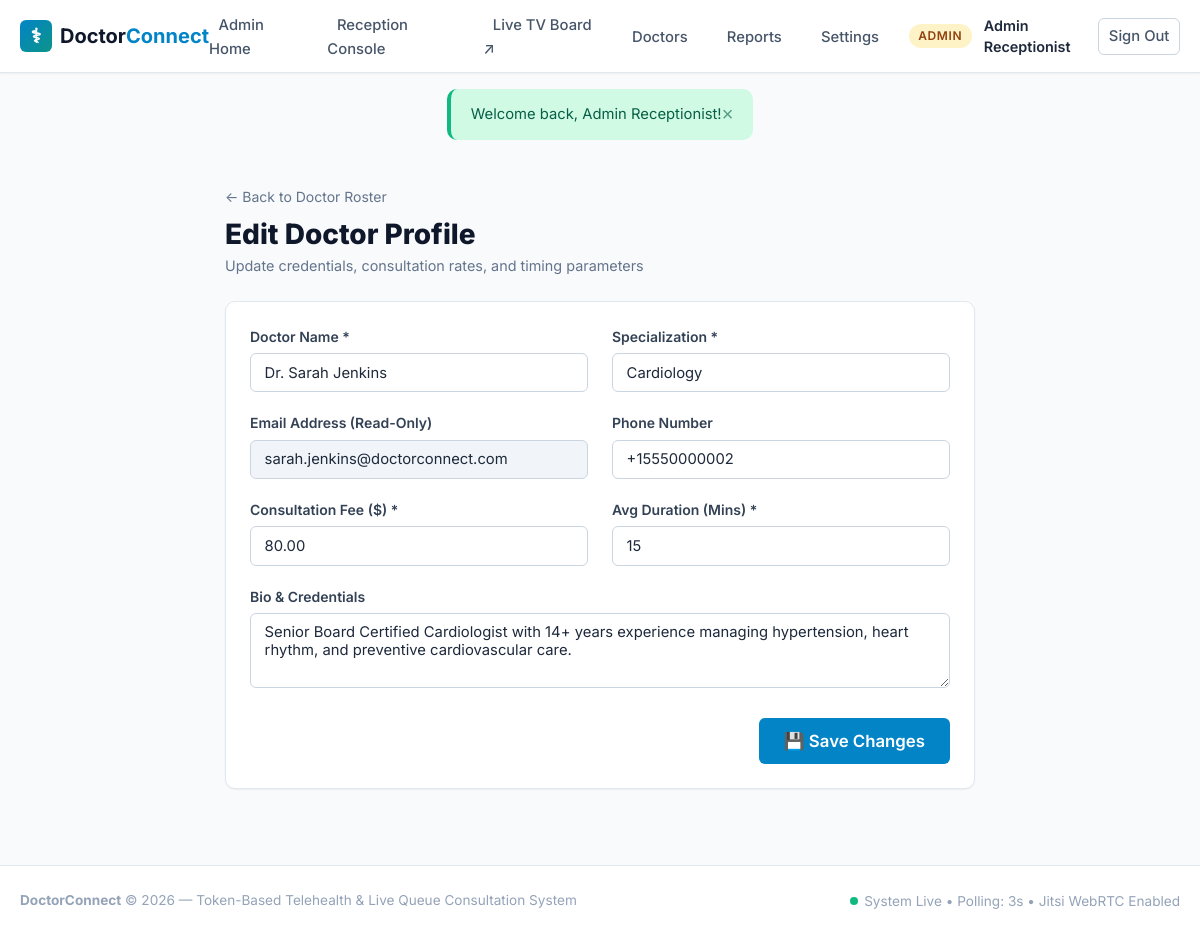
Page /admin/doctor_edit.php?id=1 (signed in) on the committed database.
### tables this page shows
CREATE TABLE doctors (
    id INT AUTO_INCREMENT PRIMARY KEY,
    user_id INT NOT NULL,
    specialization VARCHAR(100) NOT NULL,
    consultation_fee DECIMAL(10,2) NOT NULL DEFAULT 50.00,
    avg_consultation_mins INT NOT NULL DEFAULT 15,
    bio TEXT NULL,
    created_at TIMESTAMP DEFAULT CURRENT_TIMESTAMP,
    CONSTRAINT fk_doctor_user FOREIGN KEY (user_id) REFERENCES users(id) ON DELETE CASCADE
);

CREATE TABLE users (
    id INT AUTO_INCREMENT PRIMARY KEY,
    name VARCHAR(100) NOT NULL,
    email VARCHAR(150) NOT NULL UNIQUE,
    phone VARCHAR(20) NOT NULL UNIQUE,
    password_hash VARCHAR(255) NOT NULL,
    role ENUM('patient', 'doctor', 'admin') NOT NULL DEFAULT 'patient',
    created_at TIMESTAMP DEFAULT CURRENT_TIMESTAMP
);

### config/config.php (called while the page is built, shortened)
<?php
function getBaseUrl(): string {
    $protocol = (!empty($_SERVER['HTTPS']) && $_SERVER['HTTPS'] !== 'off') || (isset($_SERVER['SERVER_PORT']) && $_SERVER['SERVER_PORT'] == 443) ? 'https://' : 'http://';
    $host = $_SERVER['HTTP_HOST'] ?? 'localhost';
    $scriptDir = str_replace('\\', '/', dirname($_SERVER['SCRIPT_NAME'] ?? ''));
    $subdirs = ['/patient', '/doctor', '/admin', '/api'];
    foreach ($subdirs as $subdir) {
        if (str_ends_with($scriptDir, $subdir)) {
            $scriptDir = substr($scriptDir, 0, -strlen($subdir));
            break;
        }
    }
    $base = rtrim($scriptDir, '/');
    return $protocol . $host . $base;
}
function url(string $path = ''): string {
    $base = getBaseUrl();
    $path = ltrim($path, '/');
    return $path ? "$base/$path" : $base . '/';
}
function e(?string $string): string {
    return htmlspecialchars($string ?? '', ENT_QUOTES, 'UTF-8');
}

### admin/doctor_edit.php (the view, shortened to what this page needs)
<?php
require_once __DIR__ . '/../config/config.php';
$doctorId = isset($_GET['id']) ? (int)$_GET['id'] : 0;
$db = Database::getConnection();
$stmt = $db->prepare("
    SELECT d.*, u.name, u.email, u.phone
    FROM doctors d
    JOIN users u ON u.id = d.user_id
    WHERE d.id = ?
");
$stmt->execute([$doctorId]);
$doctor = $stmt->fetch();
require_once __DIR__ . '/../includes/header.php';
?>
<div style="max-width:750px; margin:0 auto 3rem;">
    <div style="margin-bottom:1.5rem;">
        <a href="<?= url('admin/doctors.php') ?>" style="font-size:0.875rem; color:#64748b;">&larr; Back to Doctor Roster</a>
        <h1 style="font-size:1.75rem; font-weight:800; color:#0f172a; margin-top:0.35rem;">
            Edit Doctor Profile
        </h1>
        <p style="color:#64748b; font-size:0.9rem; margin:0;">
            Update credentials, consultation rates, and timing parameters
        </p>
    </div>
    <div class="card">
        <form method="POST" action="">
            <div class="grid-2">
                <div class="form-group">
                    <label class="form-label" for="name">Doctor Name *</label>
                    <input type="text" id="name" name="name" class="form-control" required value="<?= e($doctor['name']) ?>">
                </div>
                <div class="form-group">
                    <label class="form-label" for="specialization">Specialization *</label>
                    <input type="text" id="specialization" name="specialization" class="form-control" required value="<?= e($doctor['specialization']) ?>">
                </div>
            </div>
            <div class="grid-2">
                <div class="form-group">
                    <label class="form-label">Email Address (Read-Only)</label>
                    <input type="email" class="form-control" value="<?= e($doctor['email']) ?>" disabled style="background:#f1f5f9;">
                </div>
                <div class="form-group">
                    <label class="form-label" for="phone">Phone Number</label>
                    <input type="tel" id="phone" name="phone" class="form-control" value="<?= e($doctor['phone']) ?>">
                </div>
            </div>
            <div class="grid-2">
                <div class="form-group">
                    <label class="form-label" for="consultation_fee">Consultation Fee ($) *</label>
                    <input type="number" step="0.5" id="consultation_fee" name="consultation_fee" class="form-control" required value="<?= e($doctor['consultation_fee']) ?>">
                </div>
                <div class="form-group">
                    <label class="form-label" for="avg_consultation_mins">Avg Duration (Mins) *</label>
                    <input type="number" id="avg_consultation_mins" name="avg_consultation_mins" class="form-control" required value="<?= (int)$doctor['avg_consultation_mins'] ?>" min="5" max="60" step="5">
                </div>
            </div>
            <div class="form-group">
                <label class="form-label" for="bio">Bio & Credentials</label>
                <textarea id="bio" name="bio" rows="3" class="form-control"><?= e($doctor['bio']) ?></textarea>
            </div>
            <div style="margin-top:1.5rem; text-align:right;">
                <button type="submit" class="btn btn-primary btn-lg">
                    💾 Save Changes
                </button>
            </div>
        </form>
    </div>
</div>
<?php require_once __DIR__ . '/../includes/footer.php'; ?>

### assets/css/style.css (style rules this page uses)
:root { --primary: #0284c7; --primary-hover: #0369a1; --primary-light: #e0f2fe; --teal: #0d9488; --teal-hover: #0f766e; --teal-light: #ccfbf1; --slate-50: #f8fafc; --slate-100: #f1f5f9; --slate-200: #e2e8f0; --slate-300: #cbd5e1; --slate-400: #94a3b8; --slate-600: #475569; --slate-700: #334155; --slate-800: #1e293b; --slate-900: #0f172a; --success: #10b981; --success-bg: #d1fae5; --warning: #f59e0b; --warning-bg: #fef3c7; --danger: #ef4444; --danger-bg: #fee2e2; --info: #3b82f6; --info-bg: #dbeafe; --shadow-sm: 0 1px 2px 0 rgb(0 0 0 / 0.05); --shadow-md: 0 4px 6px -1px rgb(0 0 0 / 0.1), 0 2px 4px -2px rgb(0 0 0 / 0.1); --shadow-lg: 0 10px 15px -3px rgb(0 0 0 / 0.1), 0 4px 6px -4px rgb(0 0 0 / 0.1); --radius-sm: 6px; --radius-md: 10px; --radius-lg: 16px; --radius-full: 9999px; --font-sans: 'Inter', system-ui, -apple-system, BlinkMacSystemFont, "Segoe UI", Roboto, "Helvetica Neue", Arial, sans-serif; }
*, *::before, *::after { box-sizing: border-box; margin: 0; padding: 0; }
body { font-family: var(--font-sans); background-color: var(--slate-50); color: var(--slate-800); line-height: 1.5; min-height: 100vh; display: flex; flex-direction: column; }
a { color: var(--primary); text-decoration: none; transition: color 0.15s ease; }
.btn { display: inline-flex; align-items: center; justify-content: center; gap: 0.4rem; font-family: inherit; font-size: 0.925rem; font-weight: 600; padding: 0.55rem 1.1rem; border-radius: var(--radius-sm); border: 1px solid transparent; cursor: pointer; transition: all 0.15s ease-in-out; text-decoration: none; white-space: nowrap; }
.btn-primary { background: var(--primary); color: #ffffff; }
.btn-lg { font-size: 1.05rem; padding: 0.75rem 1.5rem; }
.card { background: #ffffff; border: 1px solid var(--slate-200); border-radius: var(--radius-md); box-shadow: var(--shadow-sm); padding: 1.5rem; margin-bottom: 1.5rem; }
.form-group { margin-bottom: 1.25rem; }
.form-label { display: block; font-size: 0.875rem; font-weight: 600; color: var(--slate-700); margin-bottom: 0.4rem; }
.form-control, .form-select { width: 100%; padding: 0.6rem 0.85rem; font-family: inherit; font-size: 0.925rem; border: 1px solid var(--slate-300); border-radius: var(--radius-sm); background-color: #ffffff; color: var(--slate-800); transition: border-color 0.15s, box-shadow 0.15s; }
.grid-2 { display: grid; grid-template-columns: repeat(2, 1fr); gap: 1.5rem; }

### rows in the picture
doctors: name "Dr. Sarah Jenkins", specialization "Cardiology", user.email "sarah.jenkins@doctorconnect.com", phone "+15550000002", consultation_fee "80.00", avg_consultation_mins "15", bio "Senior Board Certified Cardiologist with 14+ years experience managing hypertension, heart rhythm, and preventive cardiovascular care."

### other values in the picture
$userRole "ADMIN"
$user['name'] "Admin Receptionist"
$flash['message'] "Welcome back, Admin Receptionist!"
APP_NAME "DoctorConnect"
